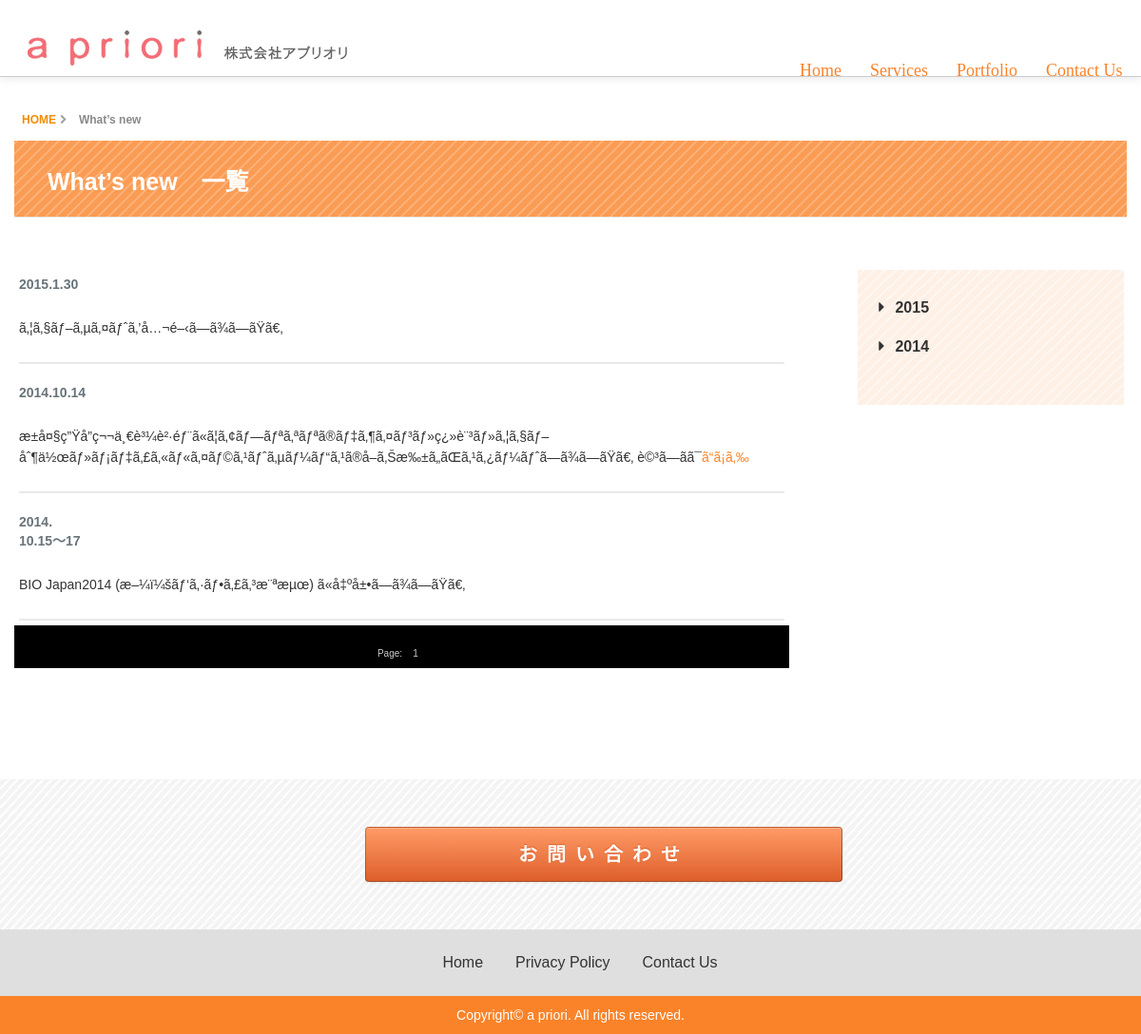
Page /news_all.php on the committed database.
### tables this page shows
CREATE TABLE IF NOT EXISTS `news` (
  `id` int(10) NOT NULL AUTO_INCREMENT,
  `title` text NOT NULL,
  `news_detail` text NOT NULL,
  `entry_date` date NOT NULL,
  `update_date` date NOT NULL,
  `news_date_start` date NOT NULL,
  `news_date_end` date NOT NULL,
  `news_year` varchar(4) NOT NULL,
  `news_month` varchar(2) NOT NULL,
  `news_day_start` varchar(2) NOT NULL,
  `news_day_end` varchar(2) NOT NULL,
  `status` varchar(7) NOT NULL DEFAULT 'active',
  PRIMARY KEY (`id`)
);

### news_all.php (the view, shortened to what this page needs)
<?php
$year= $_GET['year'];
?>
<!DOCTYPE html>
<html lang="en">
    <head>
        <link href="css/bootstrap.css" media="all" rel="stylesheet" type="text/css" />
        <link href="css/font-awesome.css" media="all" rel="stylesheet" type="text/css" />
			<link rel="stylesheet" href="font/iconvault-preview.css" />
        <link href="css/style.css" media="all" rel="stylesheet" type="text/css" />
        <link href="css/style-responsive.css" media="all" rel="stylesheet" type="text/css" />
        <link rel="stylesheet" type="text/css" media="all" href="css/colors/orange.css" id="colors">
        <link href="css/flexslider.css" media="all" rel="stylesheet" type="text/css" />
        <link rel="stylesheet" type="text/css" href="css/switcher.css">
		<link rel="stylesheet" href="top_style.css" />
	<link rel="stylesheet" href="top_reset.css" />
	<link rel="stylesheet" href="top_main.css" />
    </head>
    <body>
            <?php include "topmenu.php"; ?>
        <div id="wrap">
            <div class="main" id="main-no-space" >
                <div id="main-page">
                    <div id="wrapper" class="container containBmargin2">
						 <div id="breadcrumbs"class= " " style="border-bottom:none;margin-bottom:26px !important;">
								<div class="breadcrumbs pull-left">
							   <ul class="bradcumul">
								  <li class=""><a  style=" color: #f28d00;" href="index.php">HOME</a><i class="icon-chevron-right icon-white marginLft8"></i></li>
								  <li><a href="#">What’s new</a></li>
							   </ul>
							</div>
                        </div>
                        <div id="page-title"class= "portfolioBg portfolioBgMar">
							<h2 class=" marginLeft70px marginTop-43px" style="color:#ffffff;font-weight:bold;font-size:25px;margin-top:18px; margin-left:10px;">What’s new　一覧</h2>
                        </div>
						<div class="row">
							<div class="container marginLeft30 contantdes">
								<?php if(empty($year)){?>
								<div class="content" style="">
									<div class="span8 portfolio-item paraLine newsAllLeft" style="">
									<table width="100%" border="0" cellpadding="5" cellspacing="5" style="border:0;">
										<?php
											$result = mysql_query("SELECT * FROM news");$cnt=0;
											$maxRow = mysql_num_rows($result);
												$rowsPerPage = 10;
												$pageNum = 1;
												$offset = ($pageNum - 1) * $rowsPerPage;
												$maxPage = ceil($maxRow / $rowsPerPage);
												$str = "select * from news WHERE status='active' ORDER by entry_date DESC LIMIT $offset, $rowsPerPage";
												$result_two = mysql_query($str);
											while($row = mysql_fetch_assoc($result_two))
											{
										?>
										<tr style="">
 											<td align="" class="rowNewsAll">
 												<?php if (($row['news_day_end'])=='No'){ ?>
													<h5 style=" " align="left"><?php echo $row['news_year'];?>.<?php echo $row['news_month'];?>.<?php echo $row['news_day_start'];?></h5>
												<?php }else{ ?>
													<h5 style="" align="left"><?php echo $row['news_year'];?>.<br/><?php echo $row['news_month'];?>.<?php echo $row['news_day_start'];?>～<?php echo $row['news_day_end'];?></p>
												<?php }?>
												<p><?php echo htmlspecialchars_decode($row['news_detail']) ;?></h5>
												<div class="hr"></div>
											</td>
 										</tr>
										<?php 	}	?>
										<tr align="center">
											<td height="14" colspan="6" class="tdPaging" bgcolor=" " style="padding-top:20px; font-size:10px; color:#ccc" >
												<span class="bodytext" >
													<?php
														$self = $_SERVER['PHP_SELF'];
															$nav = '';
															for($page = 1; $page <= $maxPage; $page++)
																{
																	if ($page == $pageNum)
																	   {
																			$nav .= " $page ";
																	   }
																	else
																	   {
																			$nav .= " <a href=\"$self?page=$page\">$page</a> ";
																	   }
																}
															if ($pageNum > 1)
																{
																	$page = $pageNum - 1;
																	$prev = " <a href=\"$self?page=$page\">[Prev]</a> ";
																	$first = " <a href=\"$self?page=1\">[First Page]</a> ";
																}
															else
																{
																	$prev  = '&nbsp;';
																	$first = '&nbsp;';
																}
															if ($pageNum < $maxPage)
																{
																	$page = $pageNum + 1;
																	$next = " <a href=\"$self?page=$page\" >[Next]</a> ";
																	$last = " <a href=\"$self?page=$maxPage\">[Last Page]</a> ";
																}
															else
																{
																	$next = '&nbsp;';
																	$last = '&nbsp;';
																}
																	echo "Page: ".$first . $prev . $nav . $next . $last;
													?>
												</span>
											</td>
										</tr>
										</table>
									</div>
									<div class="span4 portfolio-item span4Topimg newsAllRightContent " style=" ">
										<div class="clientComment commentBg newsAllRightSec" style=" ">
											<ul>
												<?php
													$str = "select news_year from news WHERE status='active' GROUP BY news_year DESC;";
													$result_Year = mysql_query($str);
													while($rowYear = mysql_fetch_assoc($result_Year))
													{
												?>
												<li><a href="news_all.php?year=<?php echo $rowYear['news_year']; ?>" class="newsYear"><i class="icon-caret-right icon-white "></i> <?php echo $rowYear['news_year']; ?></a></li>
												<?php } ?>
											</ul>
										</div>
									</div>
								</div>
								<?php } ?>
							</div>
                        </div>
                    </div>
                </div>
            </div>
        </div>
           <?php include "footer.php"; ?>
</body>
</html>

### css/style.css (style rules this page uses)
html, body { height: 100%; }
body { background-color: #FFFFFF; color: #69747A; font-family: "????",Meiryo,"????? ? Pro W3","Hiragino Kaku Gothic Pro",Osaka,"MS P????","MS PGothic",sans-serif !important; font-size: 14px; line-height: 20px; margin: 0; font-weight: 100 !Important; }
.container { margin-left: auto; margin-right: auto; }
a { color: #087135; text-decoration: none; }
#wrap { min-height: 100%; overflow:hidden; }
#main-no-space { margin-top: 80px; }
#main-page { padding-top: 22px; }
h1, h2, h3, h4, h6 { color: #333333; font-weight: 100; line-height: 1; margin: 10px 0; text-rendering: optimizelegibility; }
h5 { font-size: 14px; }
h2 { font-size: 20px ; line-height: 30px ; font-weight:bold ; }
.clientComment { background-color: #FCEAD0; padding:32px 0; }
h5 { font-weight: 100; }
#page-title { border-bottom: 1px solid #E9E9E9; display: block; margin: 10px 0 0 0; }
.portfolio-item p { font-size:14px; color:#333; line-height:23px; font-weight:normal; }
.portfolio-item { margin: 0 0 10px 0; }
.commentBg { background-image: url(../images/bg/voice_bg.jpg) !important; }
.portfolioBg { background-image: url("../images/bg/title_bg.jpg") !important; height: 70px; padding-left: 25px; padding-top: 10px; }
#breadcrumbs { border-bottom: 1px solid #E9E9E9; display: block; margin: 10px 0 0 0; }
.breadcrumbs { margin: -18px 0 0 0; }
.breadcrumbs ul li { display: inline-block; line-height: 24px; font-size: 13px; color: #9e9e9e; margin: 0 0 0 5px; }
.bradcumul { margin-left: 6px !important; }
.breadcrumbs ul li a { color: #898989; font-weight: 600; }
.breadcrumbs ul li:first-child { margin-left: 2px !important; }
.breadcrumbs ul li:nth-child(2):before,.breadcrumbs ul li:first-child:before { content: " "; margin: 0; }
.breadcrumbs ul li:before { color: #9e9e9e; content: "\f105"; font-family: FontAwesome; font-size: 12px; margin: 0 -13px 0 0; }
.paraLine p { line-height:22px !important;padding-right:5px; }
.hr { clear:both; border:1px solid #e9e9e9; }
.breadcrumbs ul li { font-size: 12px; }
.marginLeft30 { margin-left:30px; }
.marginLeft70px { margin-left:70px; }
.marginTop-43px { margin-top:-43px; }
.containBmargin2 { margin-bottom:75px; }
.contantdes { width:98%; }
.bradcumul .icon-chevron-right { font-size:12px; }
.newsAllLeft { margin-top:45px; width:815px; margin-right:32px; }
.newsAllRightContent { width:320px; }
.newsAllRightSec { width: 250px !important; padding:30px 15px; margin-top:55px;float:right; }
.newsAllRightSec ul { margin:0; padding:0; list-style:none; }
.newsAllRightSec ul li { list-style:none; margin-bottom:20px; }
.newsAllRightSec ul li a { font-weight:bold; color:#333; font-size:16px; }
.rowNewsAll { font-size:14px; }
.rowNewsAll h5 { margin-bottom:20px; font-weight:bold; }
.rowNewsAll p { margin-bottom:25px; }

### css/colors/orange.css (style rules this page uses)
a { color: #fa8329; }

### css/top_css/top_style.css (style rules this page uses)
body { font-family: "Myriad Pro"; }

### css/top_css/top_main.css (style rules this page uses)
body { -webkit-font-smoothing: antialiased; -moz-osx-font-smoothing: grayscale; }
a { -webkit-transition: color .3s ease; transition: color .3s ease; }
a, a:hover { text-decoration: none; }

### rows in the picture
news: news_year "2015", news_month "1", news_day_start "30", news_detail "ã‚¦ã‚§ãƒ–ã‚µã‚¤ãƒˆã‚’å…¬é–‹ã—ã¾ã—ãŸã€‚"
news: news_year "2014", news_month "10", news_day_start "14", news_detail "æ±å¤§ç”Ÿå”ç¬¬ä¸€è³¼è²·éƒ¨ã«ã¦ã‚¢ãƒ—ãƒªã‚ªãƒªã®ãƒ‡ã‚¶ã‚¤ãƒ³ãƒ»ç¿»è¨³ãƒ»ã‚¦ã‚§ãƒ–åˆ¶ä½œãƒ»ãƒ¡ãƒ‡ã‚£ã‚«ãƒ«ã‚¤ãƒ©ã‚¹ãƒˆã‚µãƒ¼ãƒ“ã‚¹ã®å–ã‚Šæ‰±ã„ãŒã‚¹ã‚¿ãƒ¼ãƒˆã—ã¾ã—ãŸã€‚ è©³ã—ãã¯ ã“ã¡ã‚‰"
news: news_year "2014", news_month "10", news_day_start "15", news_day_end "17", news_detail "BIO Japan2014 (æ–¼ï¼šãƒ‘ã‚·ãƒ•ã‚£ã‚³æ¨ªæµœ) ã«å‡ºå±•ã—ã¾ã—ãŸã€‚"

### other values in the picture
$rowYear['news_year'] "2015"
$rowYear['news_year'] "2014"
